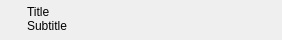
<?xml version="1.0" encoding="UTF-8"?>
<ui version="4.0">
 <class>C_OgeTreeWidgetToolBarSearchItemWidget</class>
 <widget class="QWidget" name="C_OgeTreeWidgetToolBarSearchItemWidget">
  <property name="geometry">
   <rect>
    <x>0</x>
    <y>0</y>
    <width>282</width>
    <height>40</height>
   </rect>
  </property>
  <property name="minimumSize">
   <size>
    <width>0</width>
    <height>40</height>
   </size>
  </property>
  <property name="maximumSize">
   <size>
    <width>16777215</width>
    <height>40</height>
   </size>
  </property>
  <property name="windowTitle">
   <string>Form</string>
  </property>
  <layout class="QVBoxLayout" name="verticalLayout">
   <property name="spacing">
    <number>0</number>
   </property>
   <property name="leftMargin">
    <number>27</number>
   </property>
   <property name="topMargin">
    <number>0</number>
   </property>
   <property name="rightMargin">
    <number>0</number>
   </property>
   <property name="bottomMargin">
    <number>0</number>
   </property>
   <item>
    <spacer name="verticalSpacer">
     <property name="orientation">
      <enum>Qt::Vertical</enum>
     </property>
     <property name="sizeType">
      <enum>QSizePolicy::Fixed</enum>
     </property>
     <property name="sizeHint" stdset="0">
      <size>
       <width>20</width>
       <height>5</height>
      </size>
     </property>
    </spacer>
   </item>
   <item>
    <widget class="stw::opensyde_gui_elements::C_OgeLabToolBarSearchResultTitle" name="pc_LabelTitle">
     <property name="text">
      <string>Title</string>
     </property>
    </widget>
   </item>
   <item>
    <widget class="stw::opensyde_gui_elements::C_OgeLabToolBarSearchResultSubtitle" name="pc_LabelSubtitle">
     <property name="text">
      <string>Subtitle</string>
     </property>
    </widget>
   </item>
   <item>
    <spacer name="verticalSpacer_2">
     <property name="orientation">
      <enum>Qt::Vertical</enum>
     </property>
     <property name="sizeType">
      <enum>QSizePolicy::Fixed</enum>
     </property>
     <property name="sizeHint" stdset="0">
      <size>
       <width>20</width>
       <height>7</height>
      </size>
     </property>
    </spacer>
   </item>
  </layout>
 </widget>
 <customwidgets>
  <customwidget>
   <class>stw::opensyde_gui_elements::C_OgeLabToolBarSearchResultSubtitle</class>
   <extends>QLabel</extends>
   <header>C_OgeLabToolBarSearchResultSubtitle.hpp</header>
  </customwidget>
  <customwidget>
   <class>stw::opensyde_gui_elements::C_OgeLabToolBarSearchResultTitle</class>
   <extends>QLabel</extends>
   <header>C_OgeLabToolBarSearchResultTitle.hpp</header>
  </customwidget>
 </customwidgets>
 <resources/>
 <connections/>
</ui>
